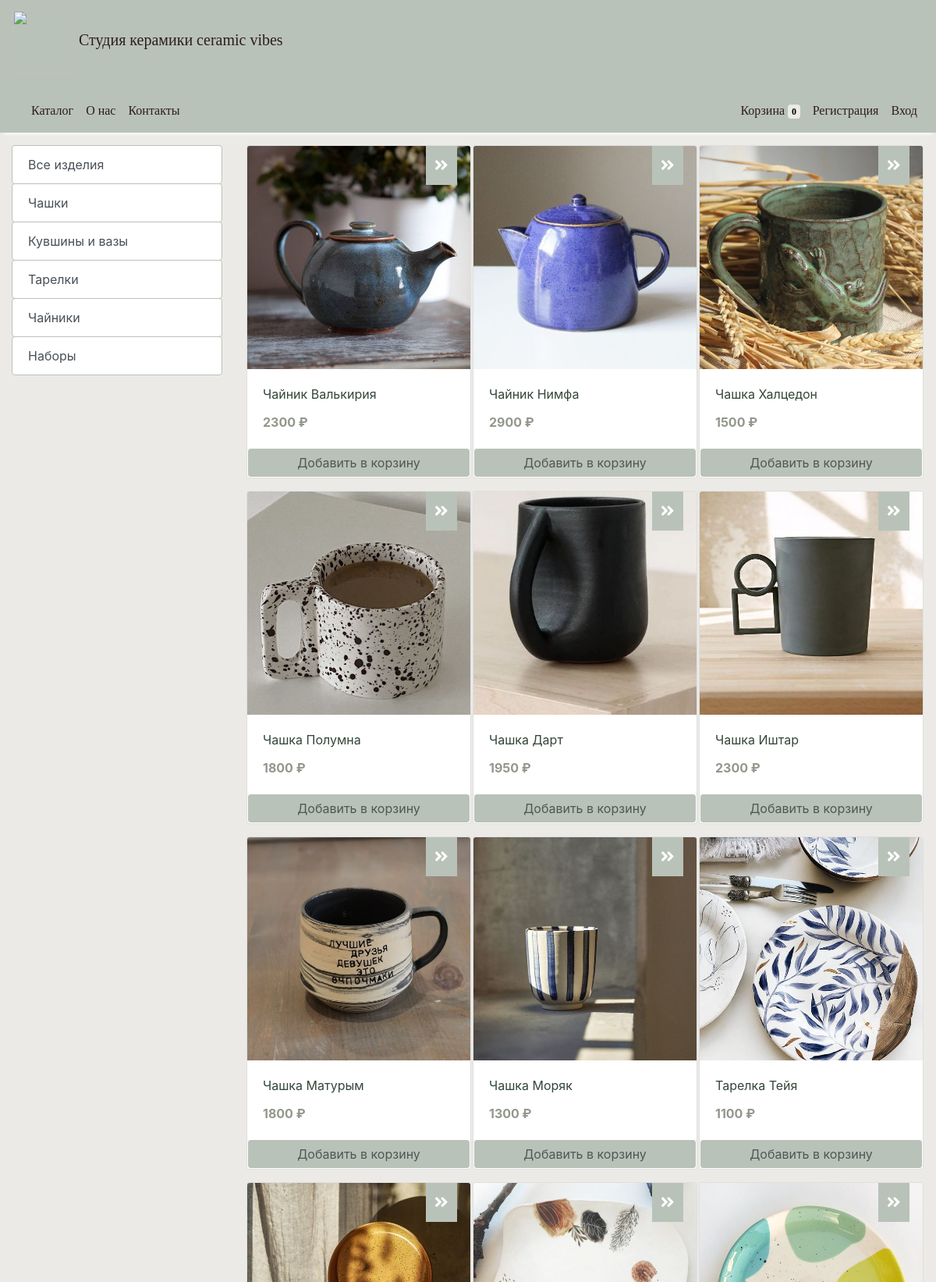
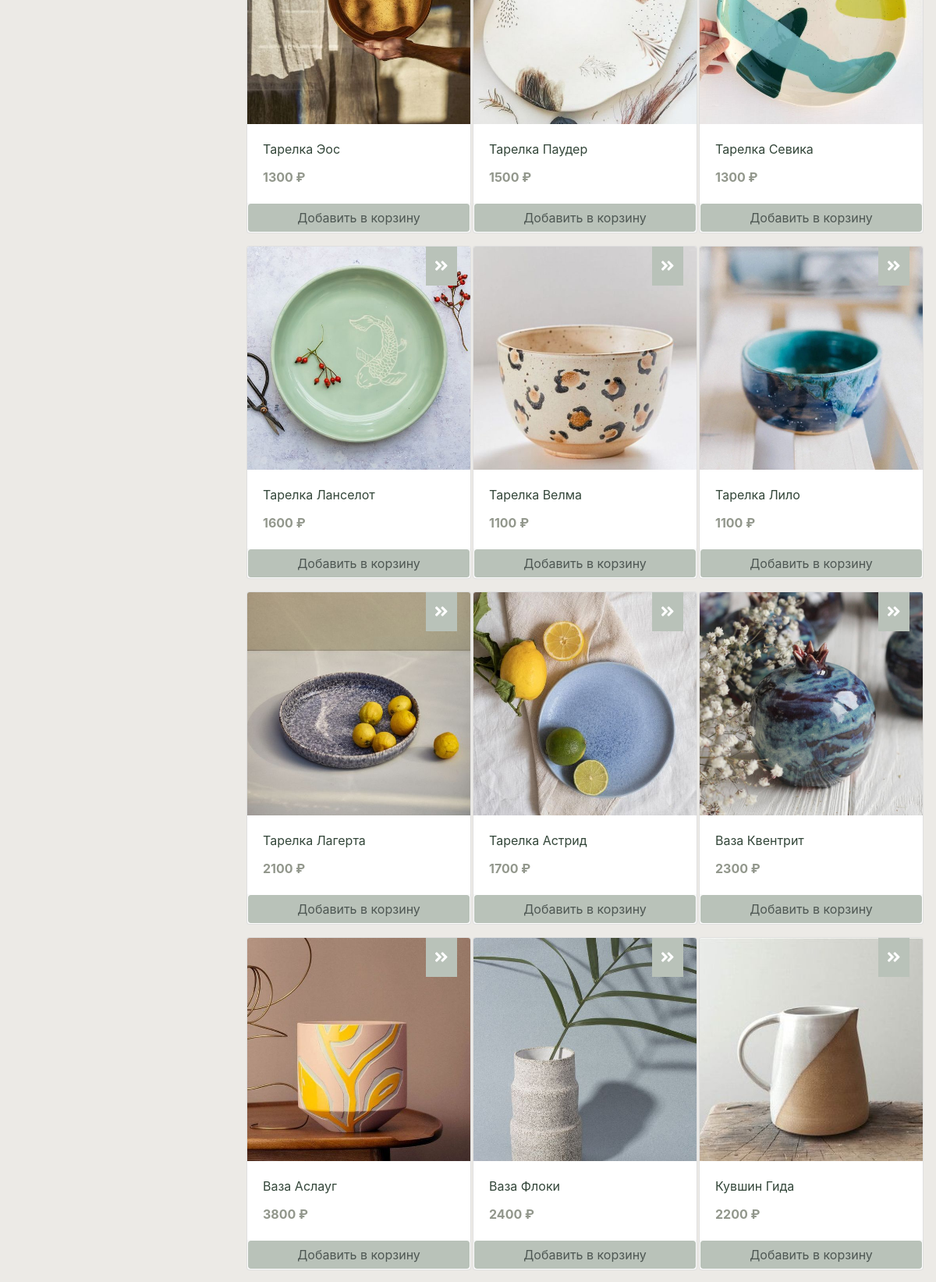
The app's page /store (upper part) with its own data (2 pictures, top to bottom).
### store/models/category.py (models this page shows, shortened)
class Category(models.Model):
    name = models.CharField(max_length=50)
    @staticmethod
    def get_all_categories():
        return Category.objects.all()

### store/models/product.py (models this page shows, shortened)
class Products(models.Model):
    name = models.CharField(max_length=60)
    price = models.IntegerField(default=0)
    category = models.ForeignKey(Category, on_delete=models.CASCADE, default=1)
    description = models.CharField(max_length=250, default='', blank=True, null=True)
    image = models.ImageField(upload_to='uploads/products/')
    @staticmethod
    def get_all_products():
        return Products.objects.all()

### store/views/home.py (the view)
# urls.py: path('store', store, name='store'),
def store(request):
    cart = request.session.get('cart')
    if not cart:
        request.session['cart'] = {}
    '''----навигация по категориям в каталоге---- '''
    products=None
    categories = Category.get_all_categories()
    categoryID=request.GET.get('category')
    if categoryID:
        products=Products.get_all_products_by_categoryid(categoryID)
    else:
        products = Products.get_all_products();
    data = {}
    data['products'] = products
    data['categories'] = categories
    print('you are : ', request.session.get('email'))
    return render(request, 'index.html', data)

### store/templatetags/cart.py (called while the page is built)
@register.filter (name='is_in_cart')
def is_in_cart(product, cart):
    keys = cart.keys()
    for id in keys:
        if int(id) == product.id:
            return True
        return False;

### templates/index.html (shortened to what this page needs)
{% extends 'base.html' %}
{% block content %}
{% load cart %}
{% load custom_filter %}
    <div class="container-fluid mt-3">
        <div class="row">
            <div class="col-lg-3 mx-auto">
                <div class="list-group">
                    <a href="/" class="list-group-item list-group-item-action btn btn-outline-secondary" style="">Все изделия</a>
                    {% for category in categories %}
                        <a href="/?category={{category.id}}" class="list-group-item list-group-item-action btn btn-outline-secondary">{{category.name}}</a>
                    {% endfor %}
                </div>
            </div>
            <div id='products' class="col-lg-9 mx-auto">
                <div class="row mx-auto">
                    {% for product in products %}
                        <div class="card mx-auto mb-3" id={{ product.id }} style="width:18rem;">
                            <img class="card-img-top" src="{{ product.image.url }}" alt="Card image cap">
                                <div class="actions">
                                  <a href="/{{ product.id }}/"><i class="fa fa-angle-double-right" aria-hidden="true"></i></a>
                                </div>
                            <div class="card-body">
                                <p class="card-title" style="color: #334639">{{ product.name }}</p>
                                <p class="card-text" style="color: #92978c"><b>{{product.price}} ₽</b></p>
                            </div>
                            <div class="card-footer p-0 no-gutters mybcard1">
                                {% if product|is_in_cart:request.session.cart %}
                                    <div class="row no-gutters mybcard">
                                        <form action="/#{{ product.id }}" class="col-2" method="post">
                                            {% csrf_token %}
                                            <input hidden type="text" name='product' value='{{product.id }}'>
                                            <input hidden type="text" name='remove' value='True'>
                                            <input type="submit" value=" - " class="btn btn-block btn-secondary border-right">
                                        </form>
                                        <div class="text-center col btn btn-secondary">{{product|cart_quantity:request.session.cart}}
                                            в корзине
                                        </div>
                                        <form action="/#{{ product.id }}" class="col-2 " method="post">
                                            {% csrf_token %}
                                            <input hidden type="text" name='product' value='{{product.id }}'>
                                            <input type="submit" value=" + " class="btn btn-block btn-secondary border-left">
                                        </form>
                                    </div>
                                {% else %}
                                     <form action="/#{{ product.id }}" method="POST" class="btn-block">
                                         <input type="submit" class="float-right btn btn-secondary form-control" value="Добавить в корзину">
                                    </form>
                                {% endif %}
                            </div>
                        </div>
                    {% endfor %}
                </div>
            </div>
        </div>
    </div>
{% endblock %}

### templates/base.html (shortened to what this page needs)
<!doctype html>
<html lang="en">
<head>
    <link rel="stylesheet" href="https://maxcdn.bootstrapcdn.com/bootstrap/4.0.0/css/bootstrap.min.css"
>
</head>
<body>
    <div class="sticky-top" style="font-family: 'Microsoft YaHei UI';">
        <nav class=" navbar navbar-light navbar navbar-expand-lg text-white" style="padding-bottom: 0px;">
            <p class="navbar-brand ms-3 text-dark " href="/">
                <link rel="stylesheet" href="https://use.fontawesome.com/releases/v5.7.0/css/all.css"
>
                <img src="https://www.pngkit.com/png/full/265-2654746_stylized-round-ceramic-panel-of-peacock-head-and.png"
                     style="width:80px;height:80px;color: chartreuse;">
                <a style="color: #2C1E18; text-decoration: none; a:hover #2C1E18;a:visited #2C1E18;" href="/about">Студия керамики ceramic vibes</a>
        </nav>
        <nav class="one-edge-shadow navbar navbar-light  navbar navbar-expand-lg text-white">
            <p class="navbar-brand ms-3 text-dark " href="/">
                <link rel="stylesheet" href="https://use.fontawesome.com/releases/v5.7.0/css/all.css"
>
            <div class="collapse navbar-collapse" id="navbarSupportedContent">
                <ul class="navbar-nav mr-auto">
                    <li class="nav-item active">
                        <a class="nav-link" style="color: #2C1E18"  href="/store">Каталог<span class="sr-only">(current)</span></a>
                    </li>
                    <li class="nav-item active">
                        <a class="nav-link" style="color: #2C1E18"  href="/about">О нас<span class="sr-only">(current)</span></a>
                    </li>
                    <li class="nav-item active">
                        <a class="nav-link" style="color: #2C1E18"  href="/contacts">Контакты<span class="sr-only">(current)</span></a>
                    </li>
                </ul>
                <ul class=" navbar-nav my-2 my-lg-0">
                    <li class="nav-item active">
                        <a class="nav-link" style="color: #2C1E18"  href="/cart">Корзина
                            <span class="badge badge-success" style="background: #eceae6; color: black;">{{ request.session.cart.keys|length }}</span>
                            <span class="sr-only">(current)</span></a>
                    </li>
                    {% if user.is_authenticated %}
                    <li class="nav-item active ">
                        <a class="nav-link" style="color: #2C1E18"  href="/orders">Заказы<span class="sr-only">(current)</span></a>
                    </li>
                    <li class="nav-item active ">
                        <a class="nav-link" style="color: #2C1E18"  href="{% url 'account_logout'%}">Выход<span class="sr-only">(current)</span></a>
                    </li>
                    {% else %}
                    <li class="nav-item active">
                        <a class="nav-link" style="color: #2C1E18"  href="{% url 'account_signup'%}">Регистрация<span class="sr-only">(current)</span></a>
                    </li>
                    <li class="nav-item active">
                        <a class="nav-link" style="color: #2C1E18"  href="{% url 'account_login'%}">Вход<span class="sr-only">(current)</span></a>
                    </li>
                    {% endif %}
                </ul>
            </div>
        </nav>
    </div>
    {% block content %}
    {% endblock %}
</body>
</html>

### templates/base.html (style rules this page uses)
body { background-color: #eceae6; }
nav { background-color: #B9C2B9; }
.one-edge-shadow { box-shadow: 0 8px 2px -5px rgb(246, 245, 245); }
.btn-outline-secondary { border-color: #B9C2B9!important; }
.btn-secondary { background-color:#B9C2B9; color: #4E5753; border-color: white!important; }
.mybcard1 { border-top: 1px solid white !important; }
.actions { position: absolute; left: 80%; width: 40px; height: 50px; #background: #B9C2B9; background: #B9C2B9; transition: .3s linear; text-align: center; font-size: 20px; }
.actions a { text-decoration: none; float: left; width: 100%; height: 100%; color: white; padding: 10px 0; transition: .2s linear; }
.actions a:before { font-family: "FontAwesome"; }

### records on screen
Category: name "Чашки"
Category: name "Кувшины и вазы"
Category: name "Тарелки"
Category: name "Чайники"
Category: name "Наборы"
Products: {{ product.id }} 1 (drawn), image (picture), name "Чайник Валькирия", price "2300"
Products: image (picture), name "Чайник Нимфа", price "2900"
Products: image (picture), name "Чашка Халцедон", price "1500"
Products: image (picture), name "Чашка Полумна", price "1800"
Products: image (picture), name "Чашка Дарт", price "1950"
Products: image (picture), name "Чашка Иштар", price "2300"
Products: image (picture), name "Чашка Матурым", price "1800"
Products: image (picture), name "Чашка Моряк", price "1300"
Products: image (picture), name "Тарелка Тейя", price "1100"
Products: image (picture), name "Тарелка Эос", price "1300"
Products: image (picture), name "Тарелка Паудер", price "1500"
Products: image (picture), name "Тарелка Севика", price "1300"
Products: image (picture), name "Тарелка Ланселот", price "1600"
Products: image (picture), name "Тарелка Велма", price "1100"
Products: image (picture), name "Тарелка Лило", price "1100"
Products: image (picture), name "Тарелка Лагерта", price "2100"
Products: image (picture), name "Тарелка Астрид", price "1700"
Products: {{ product.id }} 18 (drawn), image (picture), name "Ваза Квентрит", price "2300"
Products: image (picture), name "Ваза Аслауг", price "3800"
Products: image (picture), name "Ваза Флоки", price "2400"
Products: image (picture), name "Кувшин Гида", price "2200"

### other values on screen
{{ request.session.cart.keys|length }} "0"
